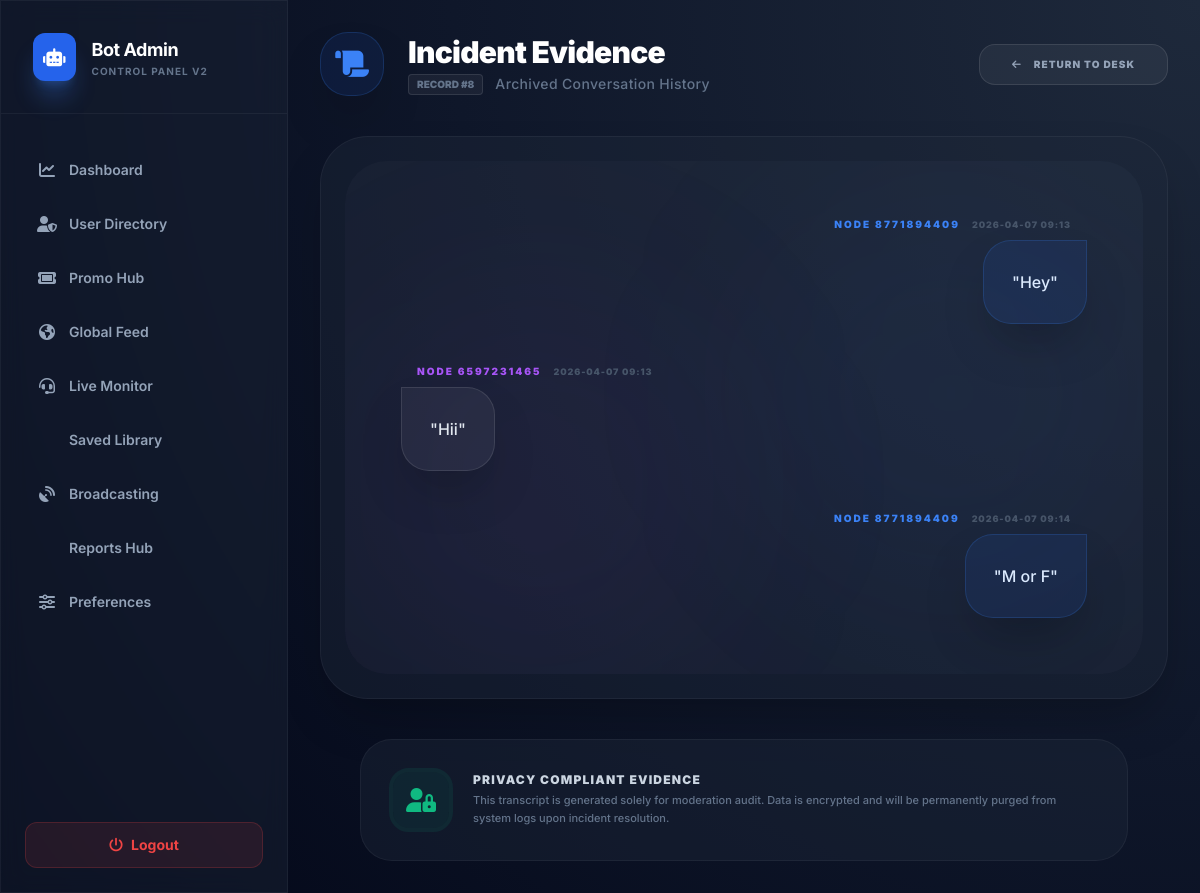
The page /reports/transcript/8 (signed in) on the database its author committed.
### tables this page shows
CREATE TABLE messages (
                id INTEGER PRIMARY KEY AUTOINCREMENT,
                chat_id INTEGER NOT NULL,
                sender_id INTEGER NOT NULL,
                message_type TEXT DEFAULT 'text',
                content TEXT DEFAULT '',
                telegram_message_id INTEGER DEFAULT 0,
                created_at INTEGER DEFAULT 0,
                FOREIGN KEY (chat_id) REFERENCES chats(id),
                FOREIGN KEY (sender_id) REFERENCES users(user_id)
            );

### web_admin/app.py (the view)
@app.route('/reports/transcript/<int:chat_id>')
@login_required
def report_transcript(chat_id):
    messages = db.get_chat_history(chat_id)
    if not messages:
        flash('No chat history found for this report.', 'error')
        return redirect(url_for('report_list'))
    return render_template('transcript.html', messages=messages, chat_id=chat_id)

### database.py (called while the page is built)
    def get_chat_history(self, chat_id):
        c = self.conn.cursor()
        c.execute("SELECT * FROM messages WHERE chat_id = ? ORDER BY created_at ASC", (chat_id,))
        return [dict(row) for row in c.fetchall()]

### web_admin/app.py (called while the page is built)
@app.template_filter('datetime')
def format_datetime(value):
    return time.strftime('%Y-%m-%d %H:%M', time.localtime(value))

def login_required(f):
    @wraps(f)
    def decorated_function(*args, **kwargs):
        if not session.get('logged_in'):
            return redirect(url_for('login', next=request.url))
        return f(*args, **kwargs)
    return decorated_function

### web_admin/templates/transcript.html
{% extends "layout.html" %}
{% block content %}
<div class="fade-in max-w-5xl mx-auto space-y-10">
    <div class="flex flex-col md:flex-row md:items-center justify-between gap-6">
        <div class="flex items-center gap-6">
            <div class="w-16 h-16 bg-blue-600/10 rounded-[28px] flex items-center justify-center text-blue-500 text-3xl border border-blue-500/20 shadow-2xl">
                <i class="fa-solid fa-scroll"></i>
            </div>
            <div>
                <h2 class="text-3xl font-black text-white tracking-tight">Incident Evidence</h2>
                <div class="flex items-center gap-3 mt-1">
                    <span class="bg-white/5 border border-white/10 px-2 py-0.5 rounded text-[10px] font-black uppercase text-slate-500">Record #{{ chat_id }}</span>
                    <span class="text-slate-500 text-sm font-medium tracking-wide">Archived Conversation History</span>
                </div>
            </div>
        </div>
        <a href="{{ url_for('report_list') }}" class="px-8 py-3 bg-white/5 hover:bg-white/10 rounded-2xl text-[10px] font-black uppercase tracking-widest text-slate-400 hover:text-white transition-all border border-white/10 flex items-center gap-3 group">
            <i class="fa-solid fa-arrow-left group-hover:-translate-x-1 transition-transform"></i>
            Return to Desk
        </a>
    </div>
    <div class="glass rounded-[48px] border border-white/5 shadow-2xl p-4 md:p-6">
        <div class="bg-white/[0.02] rounded-[42px] p-8 md:p-14 space-y-10 relative overflow-hidden">
            {% for msg in messages %}
            <div class="flex flex-col {{ 'items-end' if loop.index0 % 2 == 0 else 'items-start' }} relative z-10">
                <div class="flex items-center gap-3 mb-2 px-4">
                    <span class="text-[10px] font-black uppercase tracking-[0.2em] {{ 'text-blue-500' if loop.index0 % 2 == 0 else 'text-purple-500' }}">
                        {{ msg.sender_name or 'Node ' ~ msg.sender_id }}
                    </span>
                    <span class="text-[9px] text-slate-600 font-black tracking-widest uppercase">{{ msg.created_at | datetime }}</span>
                </div>
                <div class="max-w-[75%] rounded-[28px] p-7 shadow-2xl relative group-hover:scale-[1.02] transition-transform duration-500 {{ 'bg-blue-600/10 border border-blue-500/20 text-blue-100 rounded-tr-none' if loop.index0 % 2 == 0 else 'bg-white/5 border border-white/10 text-slate-200 rounded-tl-none' }}">
                    {% if msg.message_type == 'text' %}
                        <p class="whitespace-pre-wrap leading-relaxed font-medium text-base">"{{ msg.content }}"</p>
                    {% elif msg.message_type == 'sticker' %}
                        <div class="flex items-center gap-3 text-slate-500 italic font-bold text-sm">
                            <i class="fa-solid fa-note-sticky text-lg opacity-50"></i>
                            <span>Sent specialized visual assets (Sticker)</span>
                        </div>
                    {% elif msg.message_type == 'media_request' %}
                        <div class="flex items-center gap-3 text-amber-500/80 font-black uppercase tracking-widest text-[10px]">
                            <i class="fa-solid fa-camera-retro text-base"></i>
                            <span>External Media Payload Requested</span>
                        </div>
                    {% else %}
                        <p class="italic text-slate-500 text-sm font-bold uppercase tracking-widest">[{{ msg.message_type }} System Update]</p>
                    {% endif %}
                </div>
            </div>
            {% endfor %}
            <div class="absolute top-0 right-0 w-96 h-96 bg-blue-600/5 rounded-full blur-[100px] pointer-events-none"></div>
            <div class="absolute bottom-0 left-0 w-96 h-96 bg-purple-600/5 rounded-full blur-[100px] pointer-events-none"></div>
        </div>
    </div>
    <div class="max-w-3xl mx-auto">
        <div class="glass p-8 rounded-[32px] border border-white/5 flex flex-col md:flex-row items-center gap-6 text-center md:text-left">
            <div class="w-14 h-14 bg-emerald-600/10 rounded-2xl flex items-center justify-center text-emerald-500 text-2xl shrink-0 outline outline-4 outline-emerald-500/10">
                <i class="fa-solid fa-user-lock"></i>
            </div>
            <div>
                <h6 class="text-xs font-black uppercase tracking-widest text-slate-300 mb-1">Privacy Compliant Evidence</h6>
                <p class="text-[11px] text-slate-500 leading-relaxed font-medium">This transcript is generated solely for moderation audit. Data is encrypted and will be permanently purged from system logs upon incident resolution.</p>
            </div>
        </div>
    </div>
</div>
{% endblock %}

### web_admin/templates/layout.html (style rules this page uses)
body { background: radial-gradient(circle at top right, #1e293b, #0f172a, #020617); color: #f8fafc; font-family: 'Inter', sans-serif; }
.glass { background: rgba(30, 41, 59, 0.4); backdrop-filter: blur(12px); border: 1px solid rgba(255, 255, 255, 0.05); }
.fade-in { animation: fadeIn 0.4s ease-out forwards; }

### rows shown on the page
messages: sender "NODE 8771894409", created_at "2026-04-07 09:13", content "Hey"
messages: sender "NODE 6597231465", created_at "2026-04-07 09:13", content "Hii"
messages: sender "NODE 8771894409", created_at "2026-04-07 09:14", content "M or F"

### other values the page prints
{{ chat_id }} "8"
